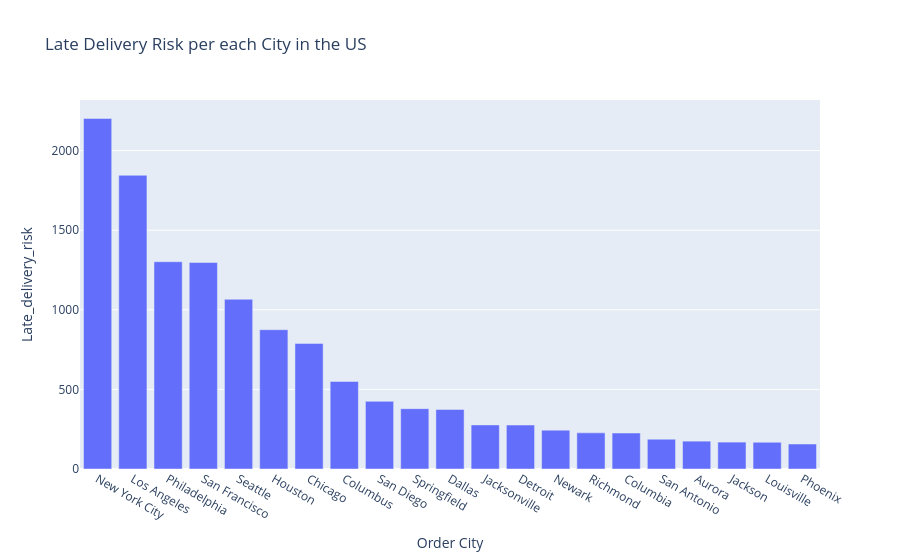

Here is the notebook cell this chart was saved with:
### Code cell
px.bar(data_frame=plot_x, x='Order City', y='Late_delivery_risk', title='Late Delivery Risk per each City in the US')

### Figure 1 — Plotly figure (JSON) as saved in the notebook; plotly's stock layout.template omitted (floating-point values rounded to 4 significant figures)
{"data": [{"hovertemplate": "Order City=%{x}<br>Late_delivery_risk=%{y}<extra></extra>", "legendgroup": "", "marker": {"color": "#636efa", "pattern": {"shape": ""}}, "name": "", "orientation": "v", "showlegend": false, "textposition": "auto", "type": "bar", "x": ["New York City", "Los Angeles", "Philadelphia", "San Francisco", "Seattle", "Houston", "Chicago", "Columbus", "San Diego", "Springfield", "Dallas", "Jacksonville", "Detroit", "Newark", "Richmond", "Columbia", "San Antonio", "Aurora", "Jackson", "Louisville", "Phoenix"], "xaxis": "x", "y": [2202, 1845, 1302, 1297, 1066, 875, 789, 550, 425, 379, 374, 277, 276, 244, 227, 226, 187, 175, 169, 168, 157], "yaxis": "y"}], "layout": {"barmode": "relative", "legend": {"tracegroupgap": 0}, "title": {"text": "Late Delivery Risk per each City in the US"}, "xaxis": {"anchor": "y", "domain": [0, 1], "title": {"text": "Order City"}}, "yaxis": {"anchor": "x", "domain": [0, 1], "title": {"text": "Late_delivery_risk"}}}}
